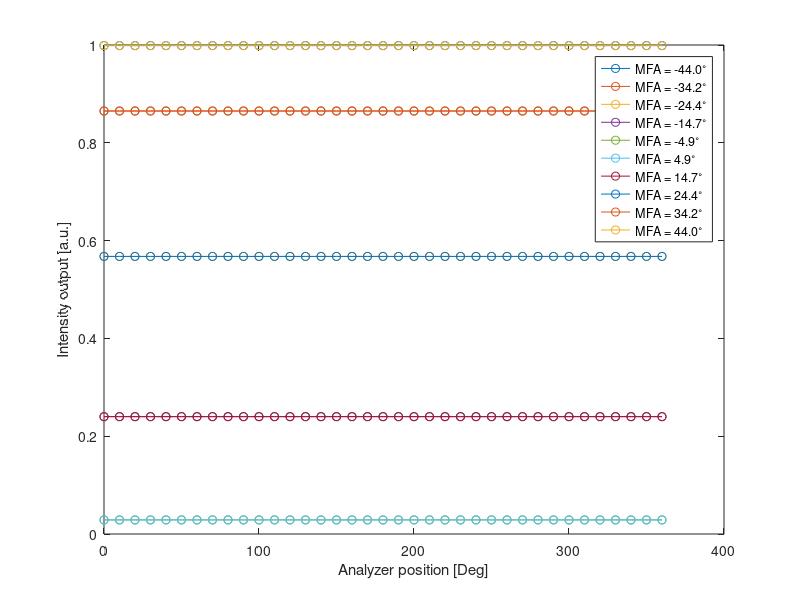

Reproduce this figure in MATLAB.
%%%%%%%%%%%%%%%%%%%%%%%%%%%%%%%%%%%%%%%%%%%%%%%%%%%%%%%%%%%%%%%%%%%%%%%%%%%%%%%%%%%%%%%%%%%%%%%%%%%%
% 
% DEMO: Chen Ye, M. Olavi Sundström, Kari Remes
%
% 
%
% INSERT REFERENCE INFO
%
% Created by: August Brandberg  augustbr at kth dot se
% date: 2020-11-13
%
%
% Meta instructions
clear; close all; clc
format compact

reportFormat = '%20s %10.1f          %10.1f %10.1f\n';

% Demo 1:
% Loosely based on CDL Presentation
% A = Rotating between [0 360] degrees.
% P = Rotating at A+90 degrees.
% MFA = [-45 , 45] degrees.

% Constant values
I0 = 1;     % Incoming intensity

ASetPoint = linspace(0,360,37);         % Analyzer positions

% Loop values
mfaToTry = linspace(-44,44,10); 

counter = 0;

ISetPoint = nan(numel(ASetPoint),1);
resultStore = nan(numel(mfaToTry),4);



for aLoop = 1:numel(mfaToTry)
    mfa = mfaToTry(aLoop)
    for bLoop = 1:numel(ASetPoint)

        A = ASetPoint(bLoop);
        P = A + 90;

        I = I0*sind(2*-mfa)^2; 
        % Eq on slide 4 of presentation, with theta = 0 (fiber aligned) and C = 0 (arbitrary in this setting)

        ISetPoint(bLoop) = I;
    end

    plot(ASetPoint,ISetPoint,'-o','DisplayName',['MFA = ' sprintf('%3.1f',mfa) '^\circ'])
    hold on
end
legend('location','best')
xlabel('Analyzer position [Deg]')
ylabel('Intensity output [a.u.]')